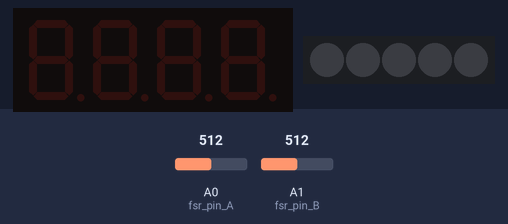
Bench run of a sketch on a simulated Arduino Uno, built with avr-gcc and run on an emulated ATmega328P. Parts: 4-digit seven-segment display, 5 RGB LEDs in strip order, left to right. Wiring (inferred from the names in the program): P9813 LEDs: data pin 6; clock pin 5. The test bench sets the inputs (shaded band); at power-on: A0 (fsr_pin_A) = 512, A1 (fsr_pin_B) = 512.

Above: at 1.2 s.
1.3 s: A0 (fsr_pin_A) set to 792
2.8 s: A0 (fsr_pin_A) set to 810
At 3.6 s:
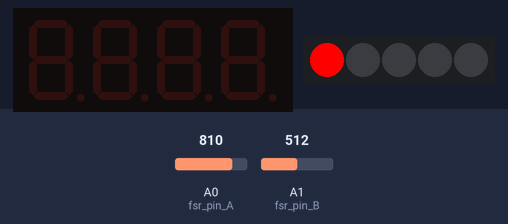
5.0 s: A1 (fsr_pin_B) set to 787
6.5 s: A1 (fsr_pin_B) set to 814
At 6.82 s:
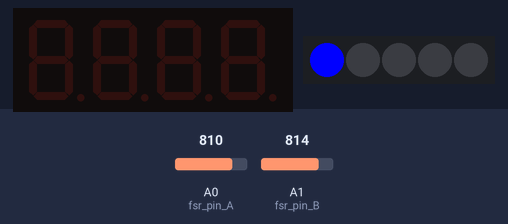
At 7.32 s:
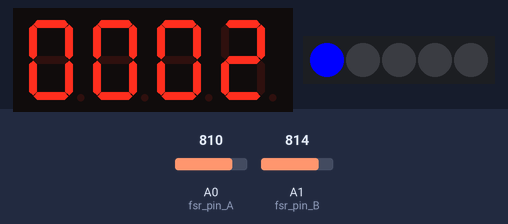
8.6 s: A0 (fsr_pin_A) set to 790
11.6 s: A1 (fsr_pin_B) set to 790
At 13.0 s:
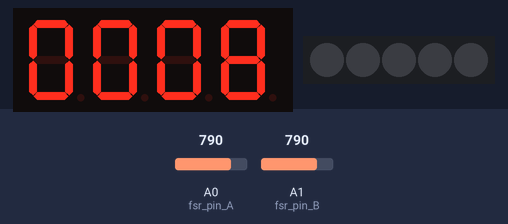
Timing chart, 0 to 14.1 s (numbered marks = the images above; inputs shaded):
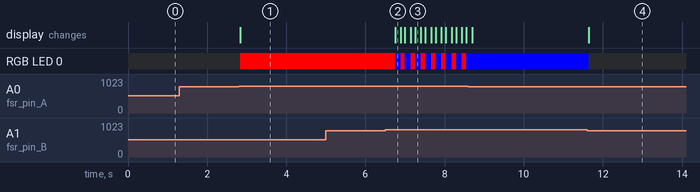

Measured:
- the behaviour switches between 800 and 801 on A0 (fsr_pin_A) (found by bisection; images 0 and 1)
- the behaviour switches between 800 and 801 on A1 (fsr_pin_B) (found by bisection; images 1 and 2)
- after the input at 1.3 s, every drawn part: stays the same
- after the input at 2.8 s, RGB LED 0: off → RGB(255, 0, 0) at once
- after the input at 5.0 s, every drawn part: stays the same
- after the input at 6.5 s, RGB LED 0: alternates RGB(255, 0, 0) for 0.11 s and RGB(0, 0, 255) for 0.15 s, starting after 0.25 s
- after the input at 11.6 s, RGB LED 0: RGB(0, 0, 255) → off at once

The sketch:

Pressure_response.ino
```cpp
#include <TM1637.h>
#include <ChainableLED.h>

#define DISPLATPIN 2
#define CLK 2           //pins definitions for TM1637 in .h
#define DIO 3
#define NUM_LEDS 5
#define MOPIN_A 5
#define MOPIN_B 6
#define LEDPIN_A 7
#define LEDPIN_B 8
#define fsr_pin_A A0
#define fsr_pin_B A1

int Counter=0;
int8_t ListDisp[4]={0,0,0,0};
int i=0;
boolean TrapA = false;
boolean TrapB = false;
long tmp = 0;
int fsr_value_A = 0;
int fsr_value_B = 0;

TM1637 tm1637(CLK,DIO);  //set led display clk
ChainableLED leds(LEDPIN_A, LEDPIN_B, NUM_LEDS);//init RGB led

void setup() {
  tm1637.init();
  tm1637.set(BRIGHT_TYPICAL);//BRIGHT_TYPICAL = 2,BRIGHT_DARKEST = 0,BRIGHTEST = 7;

  leds.init();

  pinMode(MOPIN_A, OUTPUT);
  pinMode(MOPIN_B, OUTPUT);
}

void loop() {

   fsr_value_A = analogRead(fsr_pin_A); // get value from FSR A
   fsr_value_B = analogRead(fsr_pin_B); // get value from FSR B

   leds.setColorRGB(i, 0, 0, 0);

   if(fsr_value_A>800){// 0~1023
     TrapA = true;
     leds.setColorRGB(i, 255, 0, 0);

     digitalWrite(MOPIN_A, HIGH);
     delay(100);
     digitalWrite(MOPIN_A, LOW);
   }

   if(fsr_value_B>800){// 0~1023
     TrapB = true;
     leds.setColorRGB(i, 0, 0, 255);

     digitalWrite(MOPIN_B, HIGH);
     delay(100);
     digitalWrite(MOPIN_B, LOW);
   }

  if(TrapA && TrapB){

    (Counter==9999)?Counter=0:Counter++; //set limit

    tmp = Counter;

    for(int i=0;i<4;i++){ //get number from counter
      ListDisp[i]=tmp%10;
      tmp=tmp/10;
    }

    tm1637.display(3,ListDisp[0]); //set led display
    tm1637.display(2,ListDisp[1]);
    tm1637.display(1,ListDisp[2]);
    tm1637.display(0,ListDisp[3]);

     TrapA = false; //clean flag
     TrapB = false;
  }


}
```
